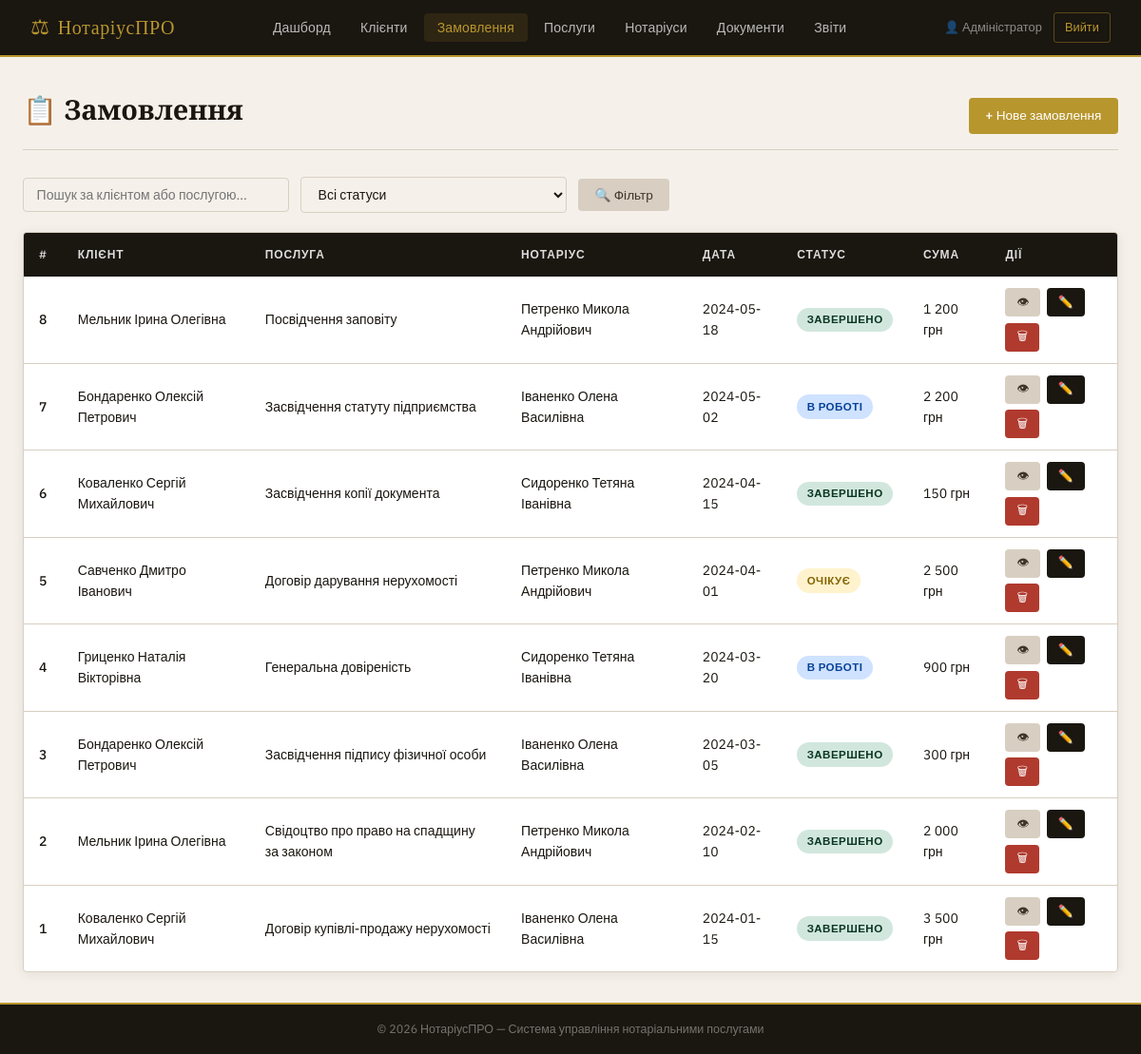
The app's page /pages/orders.php (signed in) with its own data.
### tables this page shows
CREATE TABLE orders (
    id           INT AUTO_INCREMENT PRIMARY KEY,
    client_id    INT NOT NULL,
    notary_id    INT NOT NULL,
    service_id   INT NOT NULL,
    order_date   DATE NOT NULL,
    status       ENUM('pending','in_progress','completed','cancelled') DEFAULT 'pending',
    total_price  DECIMAL(10,2) NOT NULL,
    notes        TEXT,
    created_at   DATETIME DEFAULT CURRENT_TIMESTAMP,
    FOREIGN KEY (client_id)  REFERENCES clients(id)  ON DELETE RESTRICT,
    FOREIGN KEY (notary_id)  REFERENCES notaries(id) ON DELETE RESTRICT,
    FOREIGN KEY (service_id) REFERENCES services(id) ON DELETE RESTRICT
);

CREATE TABLE clients (
    id            INT AUTO_INCREMENT PRIMARY KEY,
    full_name     VARCHAR(150) NOT NULL,
    passport_no   VARCHAR(20)  NOT NULL UNIQUE,
    tax_id        VARCHAR(20),
    phone         VARCHAR(20),
    email         VARCHAR(100),
    address       TEXT,
    created_at    DATETIME DEFAULT CURRENT_TIMESTAMP
);

CREATE TABLE services (
    id          INT AUTO_INCREMENT PRIMARY KEY,
    category_id INT NOT NULL,
    name        VARCHAR(200) NOT NULL,
    description TEXT,
    base_price  DECIMAL(10,2) NOT NULL DEFAULT 0.00,
    FOREIGN KEY (category_id) REFERENCES service_categories(id) ON DELETE CASCADE
);

CREATE TABLE notaries (
    id          INT AUTO_INCREMENT PRIMARY KEY,
    full_name   VARCHAR(150) NOT NULL,
    license_no  VARCHAR(50)  NOT NULL UNIQUE,
    phone       VARCHAR(20),
    email       VARCHAR(100),
    address     TEXT,
    created_at  DATETIME DEFAULT CURRENT_TIMESTAMP
);

### includes/config.php (called while the page is built, shortened)
<?php
function e(string $s): string {
    return htmlspecialchars($s, ENT_QUOTES, 'UTF-8');
}

### pages/orders.php (the view, shortened to what this page needs)
<?php
require_once __DIR__ . '/../includes/config.php';
$db = getDB();
$action = $_GET['action'] ?? 'list';
$id     = (int)($_GET['id'] ?? 0);
$clients  = $db->query("SELECT id,full_name FROM clients ORDER BY full_name")->fetchAll();
$notaries = $db->query("SELECT id,full_name FROM notaries ORDER BY full_name")->fetchAll();
$services = $db->query("
    SELECT s.id, CONCAT(sc.name,' → ',s.name) AS label, s.base_price
    FROM services s JOIN service_categories sc ON sc.id=s.category_id
    ORDER BY sc.name, s.name")->fetchAll();
$row = [];
$search       = trim($_GET['search'] ?? '');
$listSql = "
    SELECT o.id, c.full_name AS client, n.full_name AS notary,
           s.name AS service, o.order_date, o.status, o.total_price
    FROM orders o
    JOIN clients  c ON c.id=o.client_id
    JOIN notaries n ON n.id=o.notary_id
    JOIN services s ON s.id=o.service_id
    WHERE 1=1";
$params = [];
$listSql .= " ORDER BY o.order_date DESC";
$stmt = $db->prepare($listSql);
$stmt->execute($params);
$orders = $stmt->fetchAll();
$statusLabels = ['pending'=>'Очікує','in_progress'=>'В роботі','completed'=>'Завершено','cancelled'=>'Скасовано'];
include __DIR__ . '/../includes/header.php';
?>
<div class="page-header">
  <h1>📋 Замовлення</h1>
  <?php if ($action==='list'): ?>
  <a href="?action=add" class="btn btn-gold">+ Нове замовлення</a>
  <?php else: ?>
  <a href="?" class="btn btn-secondary">← Назад</a>
  <?php endif; ?>
</div>
<?php if (in_array($action,['add','edit'])): ?>
<div class="form-card" style="max-width:760px;">
  <h2 style="font-family:var(--font-display);margin-bottom:1.25rem;font-size:1.2rem;">
    <?= $id ? 'Редагувати замовлення №'.$id : 'Нове замовлення' ?>
  </h2>
  <form method="post">
    <div class="form-grid">
      <div class="form-group">
        <label>Клієнт *</label>
        <select name="client_id" required>
          <option value="">— оберіть —</option>
          <?php foreach ($clients as $c): ?>
          <option value="<?= $c['id'] ?>" <?= ($row['client_id']??'')==$c['id']?'selected':'' ?>><?= e($c['full_name']) ?></option>
          <?php endforeach; ?>
        </select>
      </div>
      <div class="form-group">
        <label>Нотаріус *</label>
        <select name="notary_id" required>
          <option value="">— оберіть —</option>
          <?php foreach ($notaries as $n): ?>
          <option value="<?= $n['id'] ?>" <?= ($row['notary_id']??'')==$n['id']?'selected':'' ?>><?= e($n['full_name']) ?></option>
          <?php endforeach; ?>
        </select>
      </div>
      <div class="form-group full">
        <label>Послуга *</label>
        <select name="service_id" id="serviceSelect" required>
          <option value="">— оберіть послугу —</option>
          <?php foreach ($services as $s): ?>
          <option value="<?= $s['id'] ?>" data-price="<?= $s['base_price'] ?>"
            <?= ($row['service_id']??'')==$s['id']?'selected':'' ?>><?= e($s['label']) ?></option>
          <?php endforeach; ?>
        </select>
      </div>
      <div class="form-group">
        <label>Вартість (грн) *</label>
        <input type="number" name="total_price" id="totalPrice" step="0.01" min="0"
               value="<?= $row['total_price'] ?? '' ?>" required>
      </div>
      <div class="form-group">
        <label>Дата замовлення *</label>
        <input type="date" name="order_date" value="<?= e($row['order_date'] ?? date('Y-m-d')) ?>" required>
      </div>
      <div class="form-group">
        <label>Статус</label>
        <select name="status">
          <?php foreach ($statusLabels as $v => $l): ?>
          <option value="<?= $v ?>" <?= ($row['status']??'pending')===$v?'selected':'' ?>><?= $l ?></option>
          <?php endforeach; ?>
        </select>
      </div>
      <div class="form-group full">
        <label>Примітки</label>
        <textarea name="notes"><?= e($row['notes'] ?? '') ?></textarea>
      </div>
    </div>
    <div class="form-actions">
      <button class="btn btn-primary" type="submit">💾 Зберегти</button>
      <a href="?" class="btn btn-secondary">Скасувати</a>
    </div>
  </form>
</div>
<script>
document.getElementById('serviceSelect').addEventListener('change', function(){
  const price = this.selectedOptions[0]?.dataset.price;
  if (price) document.getElementById('totalPrice').value = price;
});
</script>
<?php else: ?>
<div class="filter-bar">
  <form method="get" style="display:contents;">
    <input name="search" placeholder="Пошук за клієнтом або послугою…" value="<?= e($search) ?>">
    <select name="status">
      <option value="">Всі статуси</option>
    </select>
    <button class="btn btn-secondary" type="submit">🔍 Фільтр</button>
  </form>
</div>
<div class="table-wrap">
  <table>
    <thead>
      <tr><th>#</th><th>Клієнт</th><th>Послуга</th><th>Нотаріус</th><th>Дата</th><th>Статус</th><th>Сума</th><th>Дії</th></tr>
    </thead>
    <tbody>
      <?php if ($orders): foreach ($orders as $o): ?>
      <tr>
        <td><?= $o['id'] ?></td>
        <td><?= e($o['client']) ?></td>
        <td><?= e($o['service']) ?></td>
        <td><?= e($o['notary']) ?></td>
        <td><?= e($o['order_date']) ?></td>
        <td><span class="badge badge-<?= e($o['status']) ?>"><?= $statusLabels[$o['status']] ?></span></td>
        <td><?= number_format($o['total_price'],0,',',' ') ?> грн</td>
        <td class="actions">
          <a href="?action=view&id=<?= $o['id'] ?>" class="btn btn-sm btn-secondary">👁</a>
          <a href="?action=edit&id=<?= $o['id'] ?>" class="btn btn-sm btn-primary">✏️</a>
          <a href="?action=delete&id=<?= $o['id'] ?>" class="btn btn-sm btn-danger"
             onclick="return confirm('Видалити замовлення?')">🗑</a>
        </td>
      </tr>
      <?php endforeach; else: ?>
      <tr><td colspan="8"><div class="empty-state"><div class="icon">📋</div><p>Замовлень не знайдено.</p></div></td></tr>
      <?php endif; ?>
    </tbody>
  </table>
</div>
<?php endif; ?>
<?php include __DIR__ . '/../includes/footer.php'; ?>

### assets/css/style.css (style rules this page uses)
:root { --cream: #f5f1ea; --parchment:#ede6d8; --gold: #b8962e; --gold-lt: #d4af51; --ink: #1a1610; --ink-soft: #3d3528; --muted: #7a6e5e; --line: #d8cfc2; --white: #ffffff; --red: #b03a2e; --green: #2e7d4f; --blue: #1a4a6e; --orange: #c0622a; --font-display: 'Playfair Display', Georgia, serif; --font-body: 'IBM Plex Sans', sans-serif; --radius: 4px; --shadow: 0 2px 12px rgba(26,22,16,.08); --shadow-lg: 0 8px 32px rgba(26,22,16,.13); }
*, *::before, *::after { box-sizing: border-box; margin: 0; padding: 0; }
body { font-family: var(--font-body); background: var(--cream); color: var(--ink); font-size: 15px; line-height: 1.6; min-height: 100vh; display: flex; flex-direction: column; }
.page-header { display: flex; align-items: baseline; justify-content: space-between; margin-bottom: 1.75rem; padding-bottom: 1rem; border-bottom: 1px solid var(--line); }
.page-header h1 { font-family: var(--font-display); font-size: 1.8rem; color: var(--ink); font-weight: 700; }
.table-wrap { background: var(--white); border: 1px solid var(--line); border-radius: var(--radius); box-shadow: var(--shadow); overflow: auto; }
table { width: 100%; border-collapse: collapse; font-size: .875rem; }
thead th { background: var(--ink); color: rgba(255,255,255,.85); font-weight: 600; font-size: .75rem; text-transform: uppercase; letter-spacing: .07em; padding: .85rem 1rem; text-align: left; white-space: nowrap; }
tbody tr { border-bottom: 1px solid var(--line); }
tbody tr:last-child { border-bottom: none; }
tbody td { padding: .75rem 1rem; vertical-align: middle; }
tbody td:first-child { font-weight: 500; }
.badge { display: inline-block; padding: .22rem .65rem; border-radius: 20px; font-size: .72rem; font-weight: 600; letter-spacing: .04em; text-transform: uppercase; }
.badge-pending { background: #fef3cd; color: #856404; }
.badge-in_progress { background: #cfe2ff; color: #084298; }
.badge-completed { background: #d1e7dd; color: #0a3622; }
.btn { display: inline-flex; align-items: center; gap: .4rem; padding: .5rem 1.1rem; border: none; border-radius: var(--radius); cursor: pointer; font-family: var(--font-body); font-size: .85rem; font-weight: 500; text-decoration: none; transition: opacity .15s, transform .1s; white-space: nowrap; }
.btn-primary { background: var(--ink); color: var(--gold); }
.btn-gold { background: var(--gold); color: var(--white); }
.btn-danger { background: var(--red); color: var(--white); }
.btn-secondary { background: var(--line); color: var(--ink-soft); }
.btn-sm { padding: .3rem .75rem; font-size: .8rem; }
input, select, textarea { width: 100%; padding: .6rem .85rem; border: 1px solid var(--line); border-radius: var(--radius); font-family: var(--font-body); font-size: .9rem; color: var(--ink); background: var(--cream); transition: border-color .2s, box-shadow .2s; }
.filter-bar { display: flex; gap: .75rem; margin-bottom: 1.25rem; flex-wrap: wrap; align-items: center; }
.filter-bar input, .filter-bar select { width: auto; flex: 1; min-width: 160px; max-width: 280px; font-size: .875rem; padding: .5rem .85rem; }
.actions { display: flex; gap: .4rem; flex-wrap: wrap; }

### records on screen
orders: id "8", client.full_name "Мельник Ірина Олегівна", service.name "Посвідчення заповіту", notary.full_name "Петренко Микола Андрійович", order_date "2024-05-18", status "ЗАВЕРШЕНО", total_price "1 200"
orders: id "7", client.full_name "Бондаренко Олексій Петрович", service.name "Засвідчення статуту підприємства", notary.full_name "Іваненко Олена Василівна", order_date "2024-05-02", status "В РОБОТІ", total_price "2 200"
orders: id "6", client.full_name "Коваленко Сергій Михайлович", service.name "Засвідчення копії документа", notary.full_name "Сидоренко Тетяна Іванівна", order_date "2024-04-15", status "ЗАВЕРШЕНО", total_price "150"
orders: id "5", client.full_name "Савченко Дмитро Іванович", service.name "Договір дарування нерухомості", notary.full_name "Петренко Микола Андрійович", order_date "2024-04-01", status "ОЧІКУЄ", total_price "2 500"
orders: id "4", client.full_name "Гриценко Наталія Вікторівна", service.name "Генеральна довіреність", notary.full_name "Сидоренко Тетяна Іванівна", order_date "2024-03-20", status "В РОБОТІ", total_price "900"
orders: id "3", client.full_name "Бондаренко Олексій Петрович", service.name "Засвідчення підпису фізичної особи", notary.full_name "Іваненко Олена Василівна", order_date "2024-03-05", status "ЗАВЕРШЕНО", total_price "300"
orders: id "2", client.full_name "Мельник Ірина Олегівна", service.name "Свідоцтво про право на спадщину за законом", notary.full_name "Петренко Микола Андрійович", order_date "2024-02-10", status "ЗАВЕРШЕНО", total_price "2 000"
orders: id "1", client.full_name "Коваленко Сергій Михайлович", service.name "Договір купівлі-продажу нерухомості", notary.full_name "Іваненко Олена Василівна", order_date "2024-01-15", status "ЗАВЕРШЕНО", total_price "3 500"

### other values on screen
SITE_NAME "НотаріусПРО"
$u['name'] "Адміністратор"
